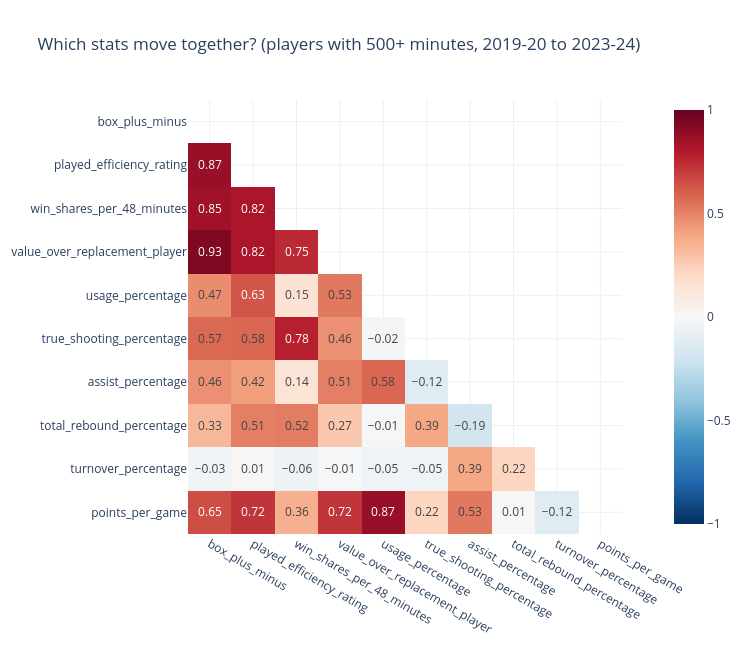

This figure's notebook cell:
### Code cell
cols = ["box_plus_minus", "played_efficiency_rating", "win_shares_per_48_minutes", "value_over_replacement_player", "usage_percentage", "true_shooting_percentage", "assist_percentage", "total_rebound_percentage", "turnover_percentage", "points_per_game"]
corr = players[players.minutes_played >= 500][cols].corr().round(2)


corr = corr.mask(np.triu(np.ones(corr.shape, dtype=bool)))

px.imshow(corr, text_auto=True, color_continuous_scale="RdBu_r", zmin=-1, zmax=1,
          title="Which stats move together? (players with 500+ minutes, 2019-20 to 2023-24)",
          height=650, width=750).show()

### Figure 1 — Plotly figure (JSON) as saved in the notebook; plotly's stock layout.template omitted (floating-point values rounded to 4 significant figures)
{"data": [{"coloraxis": "coloraxis", "hovertemplate": "x: %{x}<br>y: %{y}<br>color: %{z}<extra></extra>", "name": "0", "texttemplate": "%{z}", "type": "heatmap", "x": ["box_plus_minus", "played_efficiency_rating", "win_shares_per_48_minutes", "value_over_replacement_player", "usage_percentage", "true_shooting_percentage", "assist_percentage", "total_rebound_percentage", "turnover_percentage", "points_per_game"], "xaxis": "x", "y": ["box_plus_minus", "played_efficiency_rating", "win_shares_per_48_minutes", "value_over_replacement_player", "usage_percentage", "true_shooting_percentage", "assist_percentage", "total_rebound_percentage", "turnover_percentage", "points_per_game"], "yaxis": "y", "z": [[NaN, NaN, NaN, NaN, NaN, NaN, NaN, NaN, NaN, NaN], [0.87, NaN, NaN, NaN, NaN, NaN, NaN, NaN, NaN, NaN], [0.85, 0.82, NaN, NaN, NaN, NaN, NaN, NaN, NaN, NaN], [0.93, 0.82, 0.75, NaN, NaN, NaN, NaN, NaN, NaN, NaN], [0.47, 0.63, 0.15, 0.53, NaN, NaN, NaN, NaN, NaN, NaN], [0.57, 0.58, 0.78, 0.46, -0.02, NaN, NaN, NaN, NaN, NaN], [0.46, 0.42, 0.14, 0.51, 0.58, -0.12, NaN, NaN, NaN, NaN], [0.33, 0.51, 0.52, 0.27, -0.01, 0.39, -0.19, NaN, NaN, NaN], [-0.03, 0.01, -0.06, -0.01, -0.05, -0.05, 0.39, 0.22, NaN, NaN], [0.65, 0.72, 0.36, 0.72, 0.87, 0.22, 0.53, 0.01, -0.12, NaN]]}], "layout": {"coloraxis": {"autocolorscale": false, "cmax": 1, "cmin": -1, "colorscale": [[0, "rgb(5,48,97)"], [0.1, "rgb(33,102,172)"], [0.2, "rgb(67,147,195)"], [0.3, "rgb(146,197,222)"], [0.4, "rgb(209,229,240)"], [0.5, "rgb(247,247,247)"], [0.6, "rgb(253,219,199)"], [0.7, "rgb(244,165,130)"], [0.8, "rgb(214,96,77)"], [0.9, "rgb(178,24,43)"], [1, "rgb(103,0,31)"]]}, "height": 650, "title": {"text": "Which stats move together? (players with 500+ minutes, 2019-20 to 2023-24)"}, "width": 750, "xaxis": {"anchor": "y", "constrain": "domain", "domain": [0, 1], "scaleanchor": "y"}, "yaxis": {"anchor": "x", "autorange": "reversed", "constrain": "domain", "domain": [0, 1]}}}
